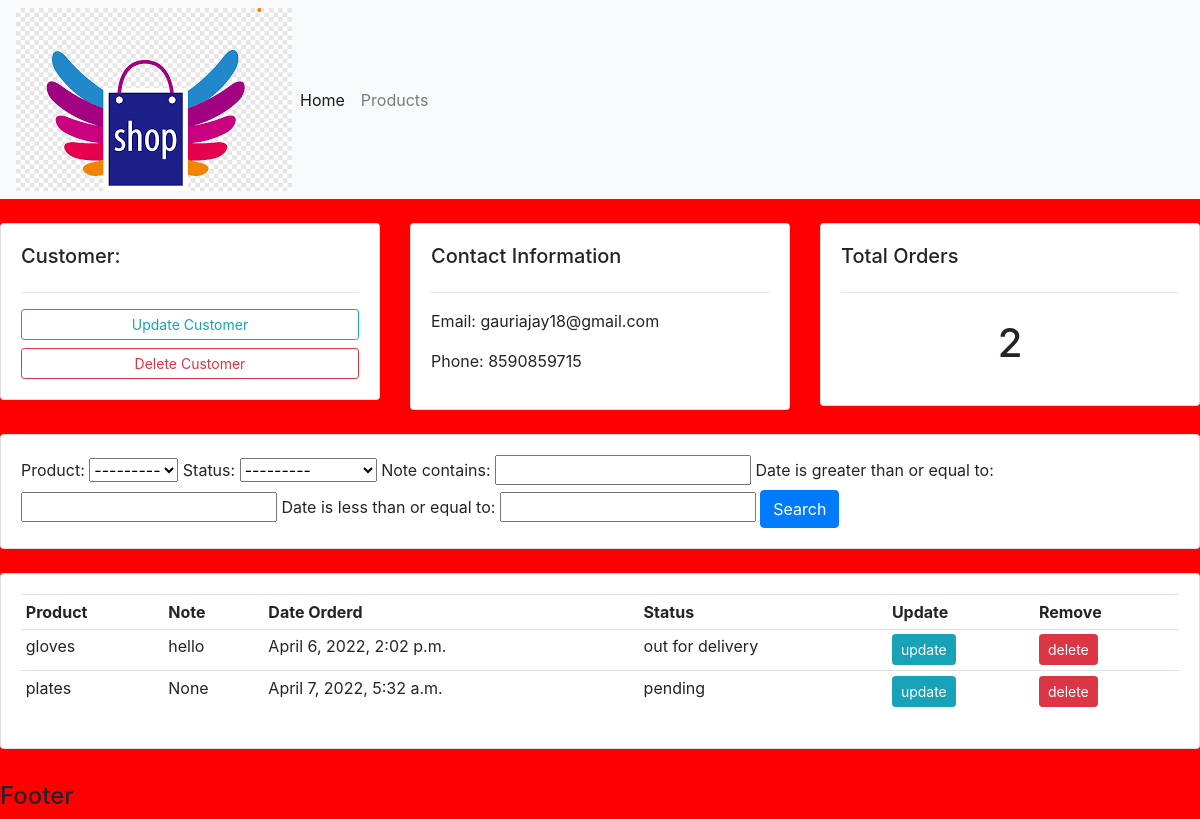
Screenshot of /customers/1/ with the database file from the repository.
### accounts/models.py (models this page shows, shortened)
class Customer(models.Model):
    name= models.CharField(max_length=100, null=True)
    mobile= models.CharField(max_length=100, null=True)
    email= models.CharField(max_length=100, null=True)
    date= models.DateTimeField(auto_now_add=True, null=True)

class Order(models.Model):
    STATUS=(('pending','pending'),
    ('out for delivery','out for delivery'),
    ('delivered','delivered'),
    )
    customer=models.ForeignKey(Customer,null=True,on_delete=models.SET_NULL)
    product=models.ForeignKey(Product,null=True,on_delete=models.SET_NULL)
    date= models.DateTimeField(auto_now_add=True, null=True)
    status= models.CharField(max_length=100, null=True,choices=STATUS)
    note= models.CharField(max_length=1000, null=True)

class Product(models.Model):
    CATEGORY=(('Indoor','Indoor'),
    ('Out door','Out door'))
    name= models.CharField(max_length=100, null=True)
    price= models.FloatField(null=True)
    description= models.CharField(max_length=100, null=True,blank=True)
    category= models.CharField(max_length=100, null=True,choices=CATEGORY)
    date= models.DateTimeField(auto_now_add=True, null=True)
    tags=models.ManyToManyField(Tag)
    def __str__(self):
        return self.name

### accounts/views.py (the view)
# urls.py: path('customers/<str:pk_test>/', views.customers,name="customer"),
def customers(request,pk_test):
    customer=Customer.objects.get(id=pk_test)
    orders=customer.order_set.all()
    order_count=orders.count()
    myFilter=OrderFilter(request.GET, queryset=orders)
    orders=myFilter.qs
    context={'customer':customer,'orders':orders,'order_count':order_count,'myFilter':myFilter}
    return render(request,'accounts/customers.html',context)

### accounts/templates/accounts/customers.html
{% extends 'accounts/main.html'%}
{% block content %}
<br>
<div class="row">
	<div class="col-md">
		<div class="card card-body">
			<h5>Customer:</h5>
			<hr>
			<a class="btn btn-outline-info  btn-sm btn-block" href="">Update Customer</a>
			<a class="btn btn-outline-danger  btn-sm btn-block" href="">Delete Customer</a>
		</div>
	</div>
	<div class="col-md">
		<div class="card card-body">
			<h5>Contact Information</h5>
			<hr>
			<p>Email: {{customer.email}}</p>
			<p>Phone: {{customer.mobile}}</p>
		</div>
	</div>
	<div class="col-md">
		<div class="card card-body">
			<h5>Total Orders</h5>
			<hr>
			<h1 style="text-align: center;padding: 10px">{{order_count}}</h1>
		</div>
	</div>
</div>
<br>
<div class="row">
	<div class="col">
		<div class="card card-body">
			<form method="get">
				{{myFilter.form}}
		    <button class="btn btn-primary" type="submit">Search</button>
		  </form>
		</div>
	</div>
</div>
<br>
<div class="row">
	<div class="col-md">
		<div class="card card-body">
			<table class="table table-sm">
				<tr>
					<th>Product</th>
					<th>Note</th>
					<th>Date Orderd</th>
					<th>Status</th>
					<th>Update</th>
					<th>Remove</th>
				</tr>
				{% for o in orders %}
				<tr>
					<td>{{o.product}}</td>
					<td>{{o.note}}</td>
					<td>{{o.date}}</td>
					<td>{{o.status}}</td>
					<td><a class="btn btn-sm btn-info" href="{% url 'update_order' o.id %}">update</a></td>
             <td><a class="btn btn-sm btn-danger" href="{% url 'delete_order' o.id %}">delete</a></td>
				</tr>
				{% endfor %}
			</table>
		</div>
	</div>
</div>
{% endblock %}

### djangosmp/static/css/main.css (style rules this page uses)
body { background-color: red; }

### rows the page displays
Customer: email "gauriajay18@gmail.com", mobile "8590859715"
Order: product "gloves", note "hello", date "April 6, 2022, 2:02 p.m.", status "out for delivery"
Order: product "plates", note "None", date "April 7, 2022, 5:32 a.m.", status "pending"

### other values shown
{{ order_count }} "2"
